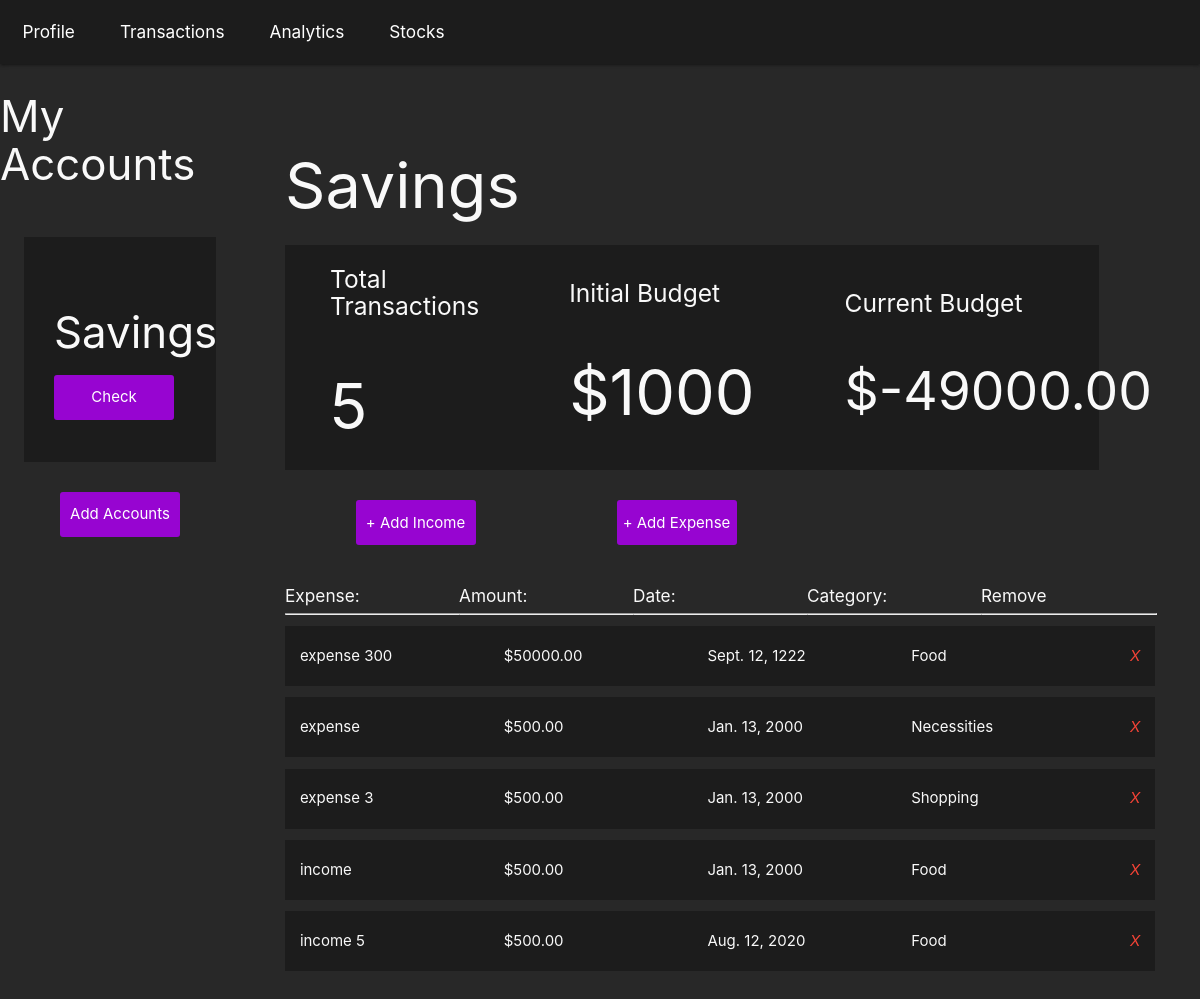
Page /savings/transactions (signed in) on the earlier database version.
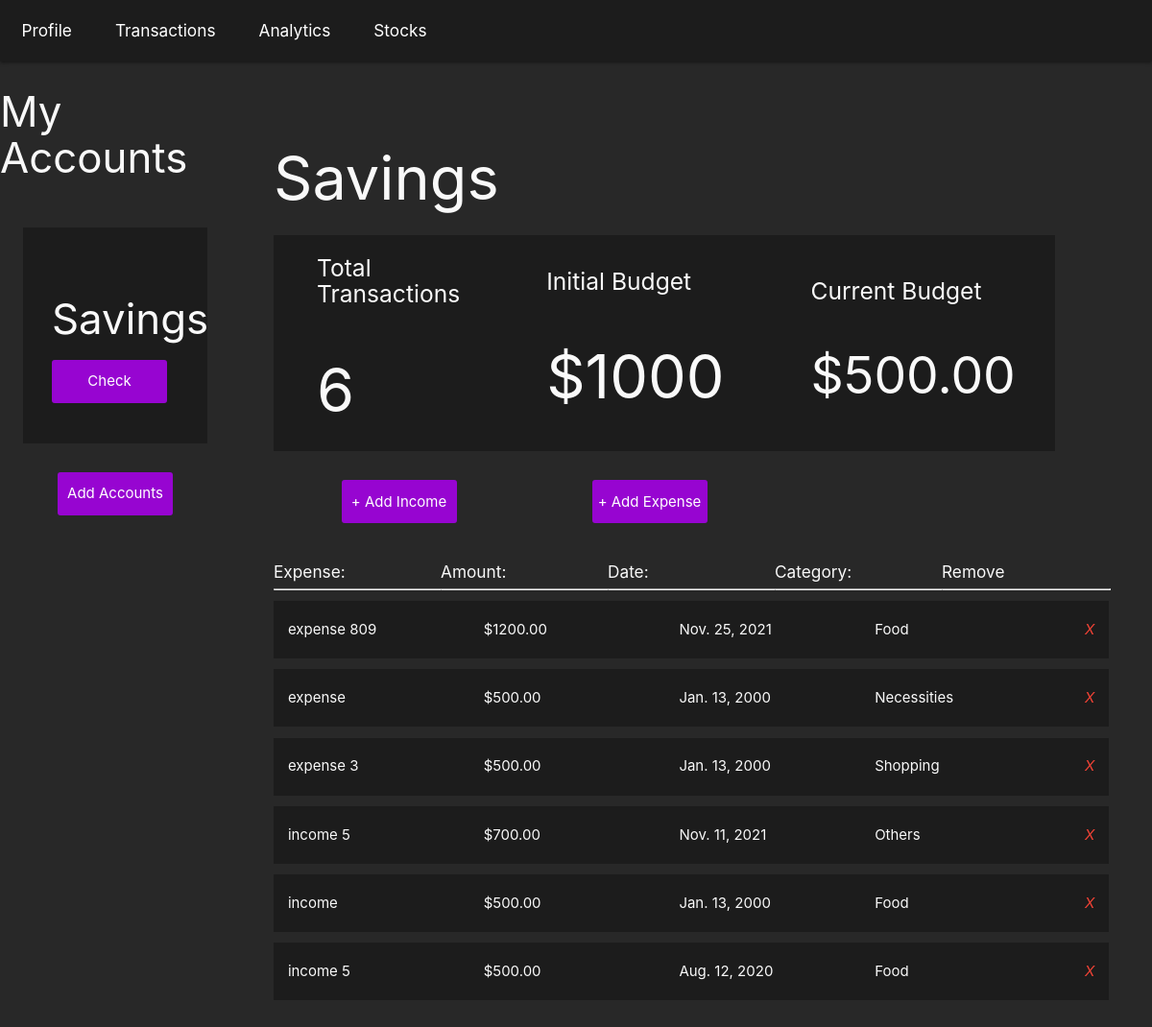
Same page on the later database version.
### budget/models.py (models this page shows, shortened)
class Project(models.Model):
    name = models.CharField(max_length=100)
    slug = models.SlugField(max_length=100, unique=True, blank=True)
    budget = models.IntegerField()
    def budget_left(self):
        expense_list = Expense.objects.filter(project=self)
        income_list = Income.objects.filter(project=self)
        total_expense_amount = 0
        total_income_amount = 0
        for expense in expense_list:
            total_expense_amount += expense.amount
        for income in income_list:
            total_income_amount += income.amount
        print(total_income_amount)
        return self.budget - total_expense_amount + total_income_amount
    def total_transactions(self):
        income_list = Income.objects.filter(project=self)
        expense_list = Expense.objects.filter(project=self)
        return len(expense_list) + len(income_list)

class Expense(models.Model):
    project = models.ForeignKey(Project, on_delete = models.CASCADE, related_name = 'expenses')
    title = models.CharField(max_length=100)
    amount = models.DecimalField(max_digits=8, decimal_places=2)
    date = models.DateField(("Date"), default=datetime.date.today)
    type = 'expense'
    category = models.CharField( max_length = 20, choices = SELECT_CATEGORY_CHOICES , default ='Food')
    class Meta:
        ordering = ('-amount',)

class Income(models.Model):
    project = models.ForeignKey(Project, on_delete = models.CASCADE, related_name = 'income')
    title = models.CharField(max_length=100)
    amount = models.DecimalField(max_digits=8, decimal_places=2)
    date = models.DateField(("Date"), default=datetime.date.today)
    type = 'income'
    category = models.CharField( max_length = 20, choices = SELECT_CATEGORY_CHOICES , default ='Food')
    class Meta:
        ordering = ('-amount',)

### budget/views.py (the view, shortened to what this page needs)
# urls.py: path('<slug:project_slug>/transactions', views.transactions, name = 'transactions'),
@login_required()
def transactions(request, project_slug):
    project_list = Project.objects.all()
    project = get_object_or_404(Project, slug=project_slug)
    if request.method == "GET":
        return render(request, 'budget/transactions.html', {'project': project, 'project_list': project_list, 'expense_list': project.expenses.all(), 'income_list': project.income.all()})
    elif request.method == 'DELETE':
        id = json.loads(request.body)['id']
        expense = get_object_or_404(Expense, id=id)
        expense.delete()
        return HttpResponse('')

### budget/templates/budget/transactions.html (shortened to what this page needs)
{% extends 'budget/base.html' %}
{% block content %}
{% include "./header.html" %}
<div class = "transactions-section">
    <h1>{{ project.name }}</h1>
    <section class="profile-stats">
        <div class = "stat-card">
            <h5>Total Transactions</h6>
            <h1>{{ project.total_transactions }}</h1>
        </div>
        <div class = "stat-card">
            <h5>Initial Budget</h6>
            <h1>${{ project.budget }}</h1>
        </div>
        <div class = "stat-card">
            <h5>Current Budget</h6>
            {% if project.budget_left > 0 %}
                <h2>${{ project.budget_left }}</h2>
            {% elif project.budget_left == 0 %}
                <h2>${{ project.budget_left }}</h2>
            {% else %}
                <h2>${{ project.budget_left }}</h2>
            {% endif %}
        </div>
    </section>
    <section class = "section-expenses">
        <div class="button-row">
            <button class="modal-trigger account-button" id = "income-trigger" href = "#expenseModal" onClick = "incomeFunction()">+ Add Income</button>
            <button class="modal-trigger account-button" id = "expense-trigger" href = "#expenseModal" onClick = "expenseFunction()">+ Add Expense</button>
        </div>
        <div class="expense-row">
            <div class = 'expense-title'>
                <h6>Expense:</h6>
                <hr/>
            </div>
            <div class = 'expense-title'>
                <h6>Amount:</h6>
                <hr/>
            </div>
            <div class = 'expense-title'>
                <h6>Date:</h6>
                <hr/>
            </div>
            <div class = 'expense-title'>
                <h6>Category:</h6>
                <hr/>
            </div>
            <div class = 'expense-title'>
                <h6>Remove</h6>
                <hr/>
            </div>
        </div>
        <ul class="expense-list">
            {% for expense in expense_list %}
            <li>
                <div class="expense-col">
                    <spanc>{{ expense.title }}</span>
                </div>
                <div class="expense-col">
                    <spanc>${{ expense.amount }}</span>
                </div>
                <div class="expense-col">
                    <spanc>{{ expense.date }}</span>
                </div>
                <div class="expense-col">
                    <spanc>{{ expense.category }}</span>
                </div>
                <a class = "close-icon" name = "action" value = "expense" onclick = "deleteExpense(this), window.location.reload();" data-id = "{{ expense.id }}">
                    <i class="red-text right">X</i>
                </a>
            </li>
            {% empty %}
            <div class = "">
                <h3>You have no expenses yet</h3>
            </div>
            {% endfor %}
            {% for income in income_list %}
            <li>
                <div class="expense-col">
                    <spanc>{{ income.title }}</span>
                </div>
                <div class="expense-col">
                    <spanc>${{ income.amount }}</span>
                </div>
                <div class="expense-col">
                    <spanc>{{ income.date }}</span>
                </div>
                <div class="expense-col">
                    <spanc>{{ income.category }}</span>
                </div>
                <a class = "close-icon"  name = "action" value = "income" onclick = "deleteIncome(this), window.location.reload();"data-id = "{{ income.id }}">
                    <i class="red-text right">X</i>
                </a>
            </li>
            {% empty %}
            <div class = "">
                <h3 class='grey-text'>You have no income yet</h3>
            </div>
            {% endfor %}
        </ul>
    </section>
</div>
{% endblock %}

### budget/templates/budget/base.html (shortened to what this page needs)
{% load static %}
<!DOCTYPE html>
<html lang="en">
<head>
    <link rel="stylesheet" href="{% static 'css/styles.css' %}" />
    <link rel="stylesheet" href="https://cdnjs.cloudflare.com/ajax/libs/materialize/1.0.0/css/materialize.min.css"/>
</head>
<body>
    {% block content %}{% endblock %}
</body>
</html>

### budget/templates/budget/header.html
{% extends 'budget/base.html' %}
{% block content %}
<nav class = "nav-dec">
    <a href="{% url 'profile' project.slug %}">Profile</a>
    <a href="{% url 'transactions' project.slug %}">Transactions</a>
    <a href="{% url 'analytics' project.slug %}">Analytics</a>
    <a href="{% url 'stocks' project.slug %}">Stocks</a>
</nav>
<div class = 'left-nav'>
    <h3>My Accounts</h3>
    <div class="project-list">
        {% for project in project_list %}
            <div class="project-card">
                <h3>{{ project.name }}</h3>
                <a href="{% url 'profile' project.slug %}" class="account-button">Check</a>
            </div>
        {% endfor %}
        <a href="../add" class="account-button">
            <span>Add Accounts</span>
        </a>
    </div>
</div>
{% endblock %}

### budget/static/css/styles.css (style rules this page uses)
* { box-sizing: border-box; margin: 0; padding: 0; }
html { font-family: 'Segoe UI', Tahoma, Geneva, Verdana, sans-serif; background-color:rgb(40, 40, 40); }
body { color: rgb(249, 249, 249); }
h1 { font-size: 3rem; }
.nav-dec { display: flex; background-color:rgb(28, 28, 28); }
.nav-dec a { margin: 0 1.5rem; font-size: 1.15rem; }
.left-nav { display: flex; flex-direction: column; justify-content: center; align-items: center; width: 20%; position: absolute; }
.left-nav .project-list { width: 100%; display: flex; flex-direction: column; justify-content: center; align-items: center; }
.left-nav .project-card { display: flex; flex-direction: column; justify-content: center; align-items: space-around; width: 80%; height: 15rem; background-color:rgb(28, 28, 28); margin: 2rem 0; padding: 2rem; }
hr { width: 100%; }
.account-button { display: flex; justify-content: center; align-items: center; background-color: #9705d1; outline: none; width: 8rem; height: 3rem; border: none; border-radius: 3px; color:rgb(255, 255, 255); transition: 0.3s ease; }
.section-expenses { width: 100%; }
.section-expenses .expense-list { width: 100%; }
.section-expenses li { width: 100%; display: flex; justify-content: space-around; align-items: center; background-color:rgb(28, 28, 28); height: 3rem; margin: 0.75rem 0; padding: 2rem 0; }
.section-expenses .expense-col { width: 20%; }
.transactions-section { display: flex; flex-direction: column; position: relative; left: 20%; width: 80%; padding: 3rem; overflow: hidden; }
.transactions-section .profile-stats { display: flex; justify-content: space-around; align-items: center; width: 90%; }
.transactions-section .stat-card { display: flex; flex-direction: column; justify-content: center; align-items: space-around; padding: 3rem; background-color: rgb(28, 28, 28); width: 20rem; height: 15rem; }
.section-expenses .button-row { width: 60%; display: flex; justify-content: space-around; align-items: center; margin: 2rem 0; }
.section-expenses .expense-row { width: 100%; display: flex; justify-content: flex-end; align-items: center; }
.section-expenses .expense-row .expense-title { width: 20%; }

Differences in the rows shown:
removed Expense: title "expense 300", amount "50000.00", date "Sept. 12, 1222", category "Food"
computed for Project "Savings": total_transactions "5" → "6"; budget_left "-49000.00" → "500.00"
added Expense: title "expense 809", amount "1200.00", date "Nov. 25, 2021", category "Food"
added Income: title "income 5", amount "700.00", date "Nov. 11, 2021", category "Others"
